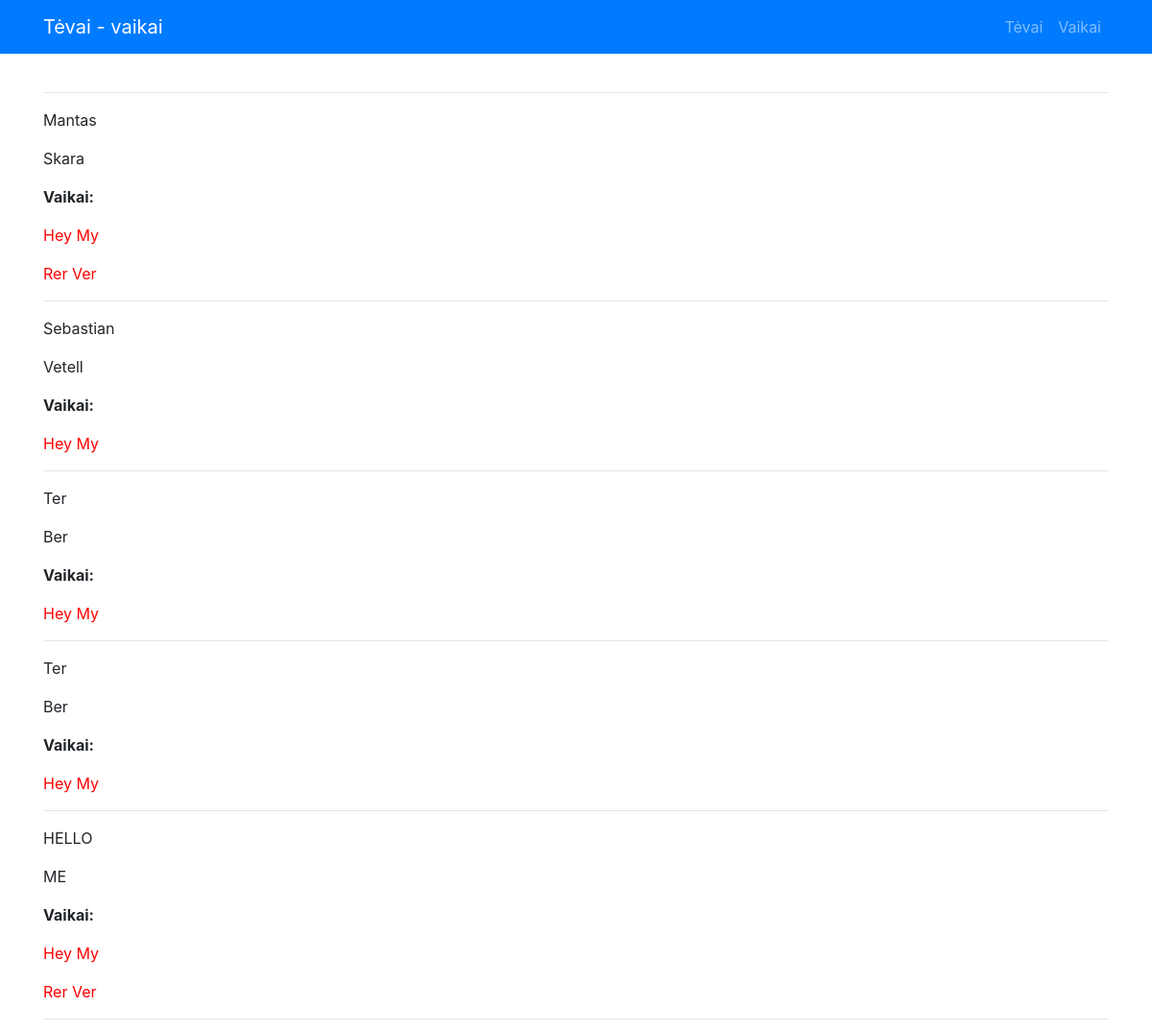
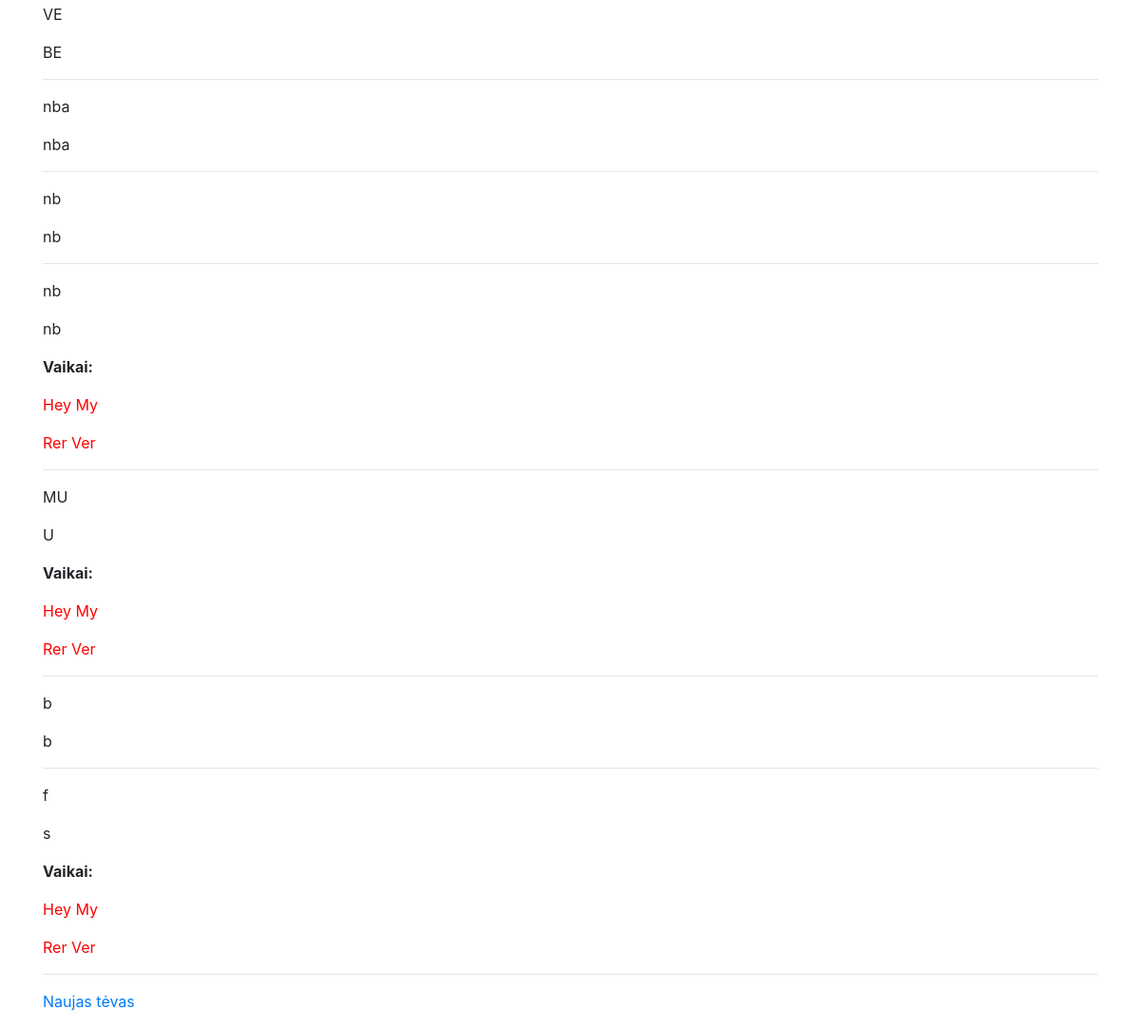
Page /tevai on the committed database (2 pictures, top to bottom).
### app.py (models this page shows)
class Tevas(db.Model):
    __tablename__ = 'tevas'
    id = db.Column(db.Integer, primary_key=True)
    vardas = db.Column("Vardas", db.String)
    pavarde = db.Column("Pavardė", db.String)
    vaikai = db.relationship("Vaikas", secondary=association_table,
                             back_populates="tevai")

class Vaikas(db.Model):
    __tablename__ = 'vaikas'
    id = db.Column(db.Integer, primary_key=True)
    vardas = db.Column("Vardas", db.String)
    pavarde = db.Column("Pavardė", db.String)
    tevai = db.relationship("Tevas", secondary=association_table,
                            back_populates="vaikai")

### app.py (the view)
@app.route("/tevai")
def parents():
    try:
        visi_tevai = Tevas.query.all()
    except:
        visi_tevai = []
    return render_template("tevai.html", visi_tevai=visi_tevai)

### templates/tevai.html
{% extends "base.html" %} {% block content %} {% if visi_tevai %} {% for tevas
in visi_tevai %}
<hr />
<p>{{tevas.vardas}}</p>
<p>{{tevas.pavarde}}</p>
{% if tevas.vaikai %}
<p><strong>Vaikai:</strong></p>
{% for vaikas in tevas.vaikai %}
<p><span style="color:red">{{vaikas.vardas}} {{vaikas.pavarde}}</span></p>
{% endfor %} {% endif %} {% endfor %} {% endif %}
<hr />
<p><a href="{{ url_for('new_parent')}}">Naujas tėvas</a></p>
{% endblock %}

### rows in the picture
Tevas: vardas "Mantas", pavarde "Skara"
Vaikas: vardas "Hey", pavarde "My"
Vaikas: vardas "Rer", pavarde "Ver"
Tevas: vardas "Sebastian", pavarde "Vetell"
Tevas: vardas "Ter", pavarde "Ber"
Tevas: vardas "Ter", pavarde "Ber"
Tevas: vardas "HELLO", pavarde "ME"
Tevas: vardas "VE", pavarde "BE"
Tevas: vardas "nba", pavarde "nba"
Tevas: vardas "nb", pavarde "nb"
Tevas: vardas "nb", pavarde "nb"
Tevas: vardas "MU", pavarde "U"
Tevas: vardas "b", pavarde "b"
Tevas: vardas "f", pavarde "s"
